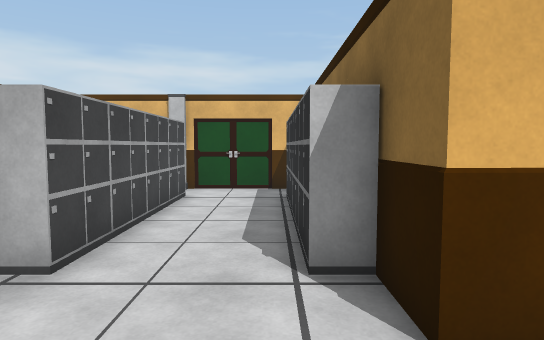
View 1 (above)

21 first-person views from a walk through a 3-D level made in the Unity game engine. The camera is 1.4 m above the floor, tilts 4° down and sees 75° across. The floor is counted in squares, 1 m on a side. Each view is taken from the middle of a square. On the plan, view 1 faces up. The plan holds only what a view shows up to about 15 squares ahead; the rest is blank. The player character is not drawn.

View 2
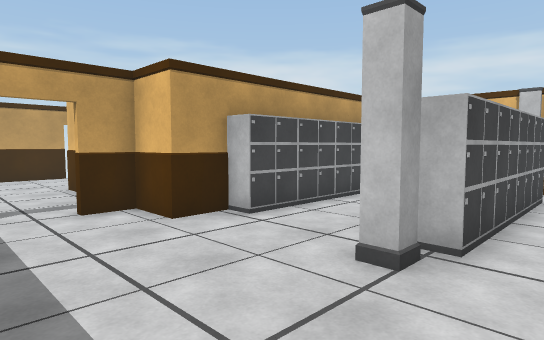

View 3
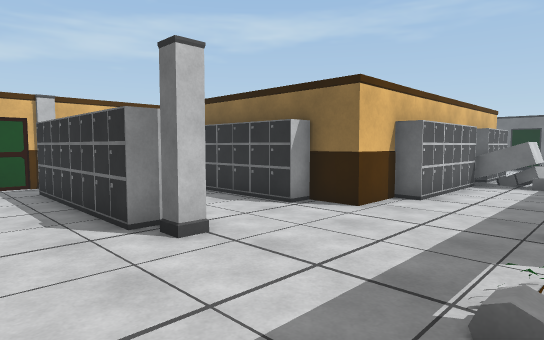

View 4
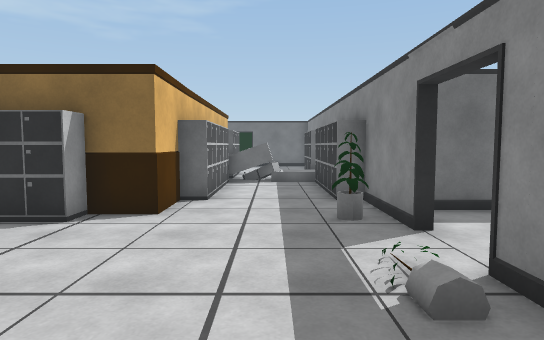

View 5
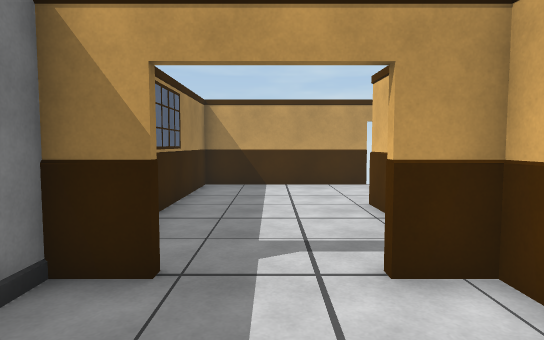

View 6
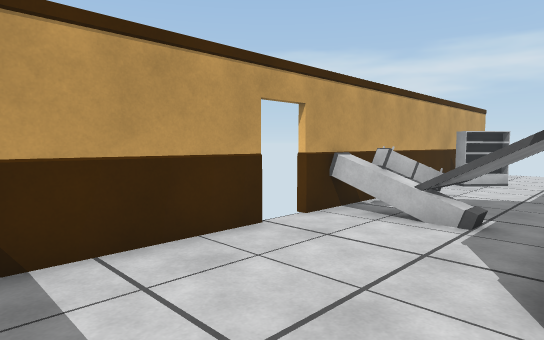

View 7
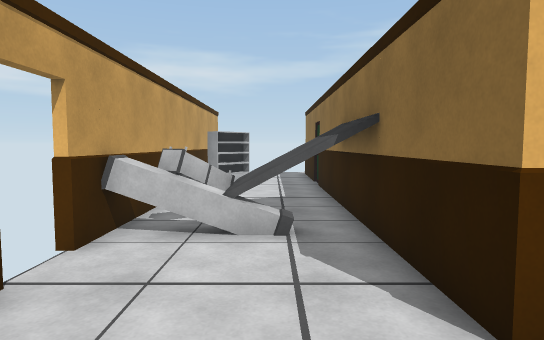

View 8
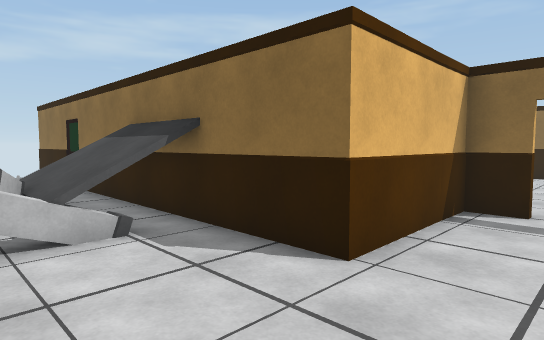

View 9
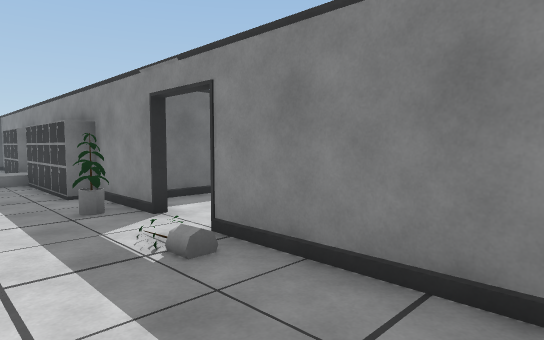

View 10
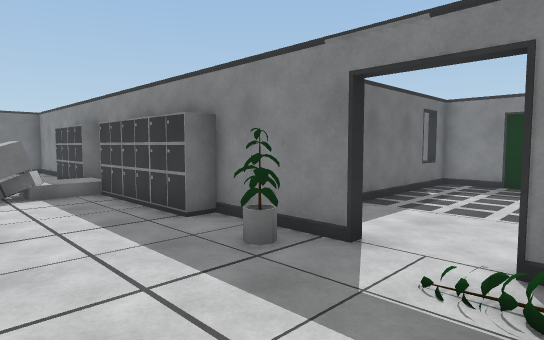

View 11
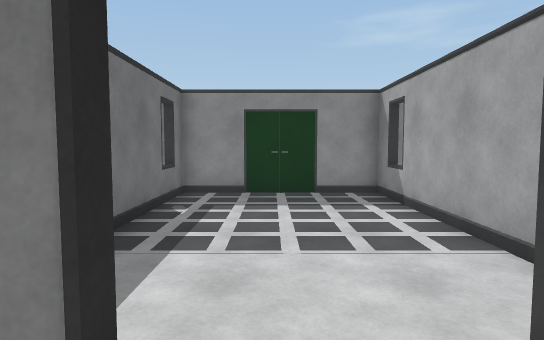

View 12
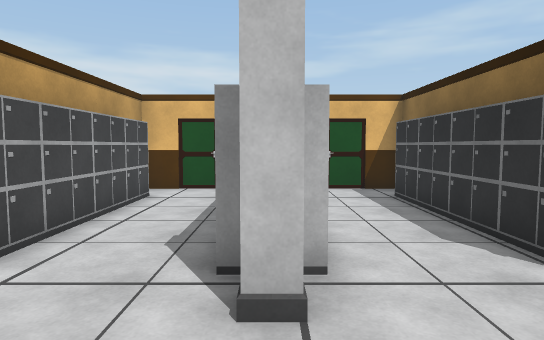

View 13
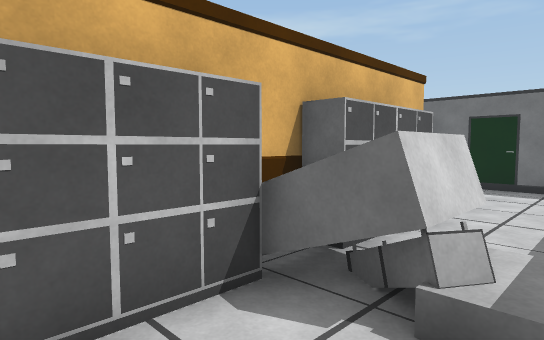

View 14
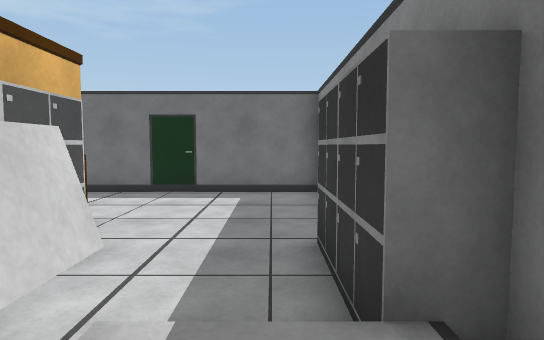

View 15
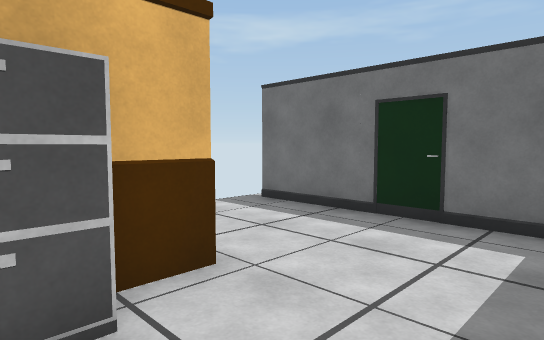

View 16
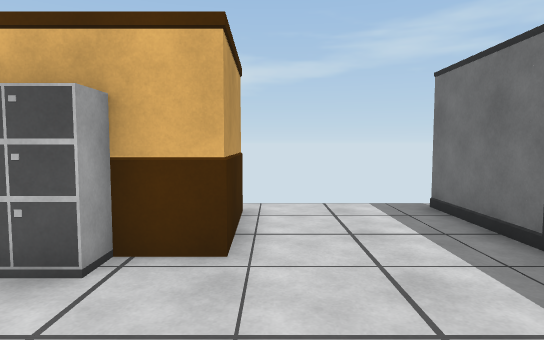

View 17
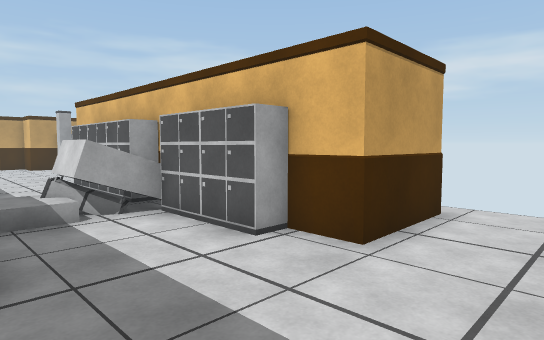

View 18
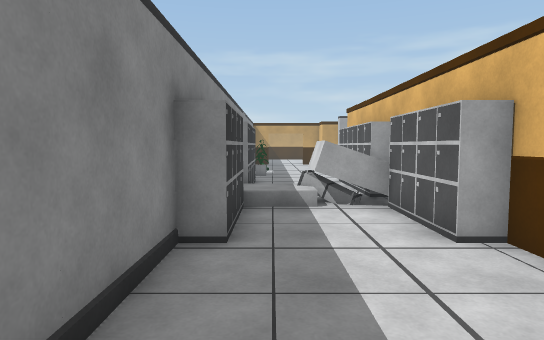

View 19
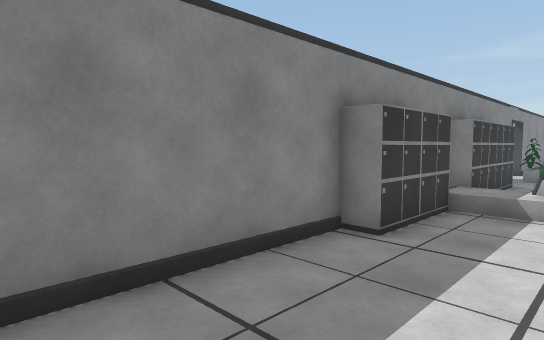

View 20
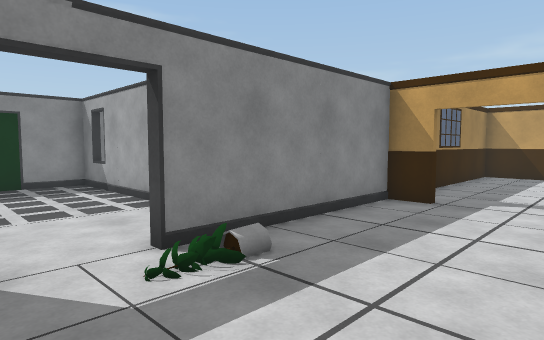

View 21
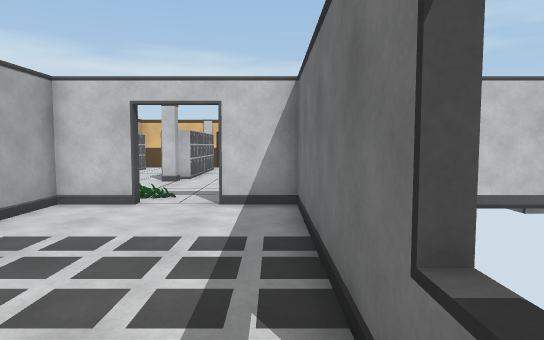

### Floor plan
Key: @ floor where view 1 was taken; # wall or solid block; x gap in a wall; . floor; = window, fence, low wall or low ledge; ^ raised ledge; P pillar; C cabinet; S shelf; O other object.
Columns run from 18 left of view 1 to 18 right of it. Each row starts with its distance up from view 1.
 14 # S  #
 13 #SS..#
 12 #S...#     #########
 11 #....#     ##..P..##
 10 #....#      ...C...
  9 #....#     C...C...C
  8 #.^^^#     C...C...C
  7 #OO^^#     C...C...C
  6 #PP^^#     C...C...C           .....x
  5 #....#      ...C...            #....#
  4  ....#     C...C...C           #....#
  3 #....#     #...P...#          ##....#
  2 #....#######.......##CCCCCCCCCC#....#
  1 #.........................CC........#
  0 #.................@.......CC........#
 -1 #..................O...... .........#
 -2 #........#.....#..#O.CCCCCOCCCC.....#
 -3 #######  #######..###   ###    ######
 -4               #.....#
 -5               #.....#
 -6               #.....#
 -7               #.....#
 -8               #.....#
 -9               #.....#
-10               =.....=
-11              ###....#
-12                ######

Where each view was taken, in squares from view 1:
view 1: 0 up, 0 right, facing up
view 2: 1 down, 1 left, facing up-left
view 3: 2 down, 6 left, facing up-right
view 4: 0 up, 6 left, facing right
view 5: 0 up, 5 left, facing left
view 6: 1 down, 13 left, facing up-left
view 7: 0 up, 15 left, facing up
view 8: 0 up, 17 left, facing up-right
view 9: 1 up, 7 left, facing down-right
view 10: 2 up, 3 left, facing down-right
view 11: 1 down, 1 left, facing down
view 12: 0 up, 3 left, facing up
view 13: 1 down, 5 right, facing up-right
view 14: 1 down, 7 right, facing right
view 15: 1 down, 11 right, facing up-right
view 16: 2 down, 14 right, facing up
view 17: 2 down, 16 right, facing up-left
view 18: 1 down, 17 right, facing left
view 19: 1 up, 17 right, facing down-left
view 20: 2 up, 0 right, facing down-left
view 21: 11 down, 1 right, facing up
